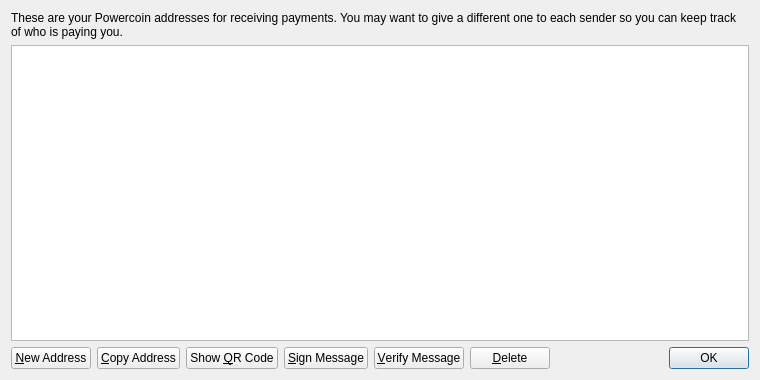
<?xml version="1.0" encoding="UTF-8"?>
<ui version="4.0">
 <class>AddressBookPage</class>
 <widget class="QWidget" name="AddressBookPage">
  <property name="geometry">
   <rect>
    <x>0</x>
    <y>0</y>
    <width>760</width>
    <height>380</height>
   </rect>
  </property>
  <property name="windowTitle">
   <string>Address Book</string>
  </property>
  <layout class="QVBoxLayout" name="verticalLayout">
   <item>
    <widget class="QLabel" name="labelExplanation">
     <property name="text">
      <string>These are your Powercoin addresses for receiving payments. You may want to give a different one to each sender so you can keep track of who is paying you.</string>
     </property>
     <property name="textFormat">
      <enum>Qt::PlainText</enum>
     </property>
     <property name="wordWrap">
      <bool>true</bool>
     </property>
    </widget>
   </item>
   <item>
    <widget class="QTableView" name="tableView">
     <property name="contextMenuPolicy">
      <enum>Qt::CustomContextMenu</enum>
     </property>
     <property name="toolTip">
      <string>Double-click to edit address or label</string>
     </property>
     <property name="tabKeyNavigation">
      <bool>false</bool>
     </property>
     <property name="alternatingRowColors">
      <bool>true</bool>
     </property>
     <property name="selectionMode">
      <enum>QAbstractItemView::SingleSelection</enum>
     </property>
     <property name="selectionBehavior">
      <enum>QAbstractItemView::SelectRows</enum>
     </property>
     <property name="sortingEnabled">
      <bool>true</bool>
     </property>
     <attribute name="verticalHeaderVisible">
      <bool>false</bool>
     </attribute>
    </widget>
   </item>
   <item>
    <layout class="QHBoxLayout" name="horizontalLayout">
     <item>
      <widget class="QPushButton" name="newAddressButton">
       <property name="toolTip">
        <string>Create a new address</string>
       </property>
       <property name="text">
        <string>&amp;New Address</string>
       </property>
       <property name="icon">
        <iconset resource="../bitcoin.qrc">
         <normaloff>:/icons/add</normaloff>:/icons/add</iconset>
       </property>
      </widget>
     </item>
     <item>
      <widget class="QPushButton" name="copyToClipboard">
       <property name="toolTip">
        <string>Copy the currently selected address to the system clipboard</string>
       </property>
       <property name="text">
        <string>&amp;Copy Address</string>
       </property>
       <property name="icon">
        <iconset resource="../bitcoin.qrc">
         <normaloff>:/icons/editcopy</normaloff>:/icons/editcopy</iconset>
       </property>
      </widget>
     </item>
     <item>
      <widget class="QPushButton" name="showQRCode">
       <property name="text">
        <string>Show &amp;QR Code</string>
       </property>
       <property name="icon">
        <iconset resource="../bitcoin.qrc">
         <normaloff>:/icons/qrcode</normaloff>:/icons/qrcode</iconset>
       </property>
      </widget>
     </item>
     <item>
      <widget class="QPushButton" name="signMessage">
       <property name="toolTip">
        <string>Sign a message to prove you own a Bitcoin address</string>
       </property>
       <property name="text">
        <string>&amp;Sign Message</string>
       </property>
       <property name="icon">
        <iconset resource="../bitcoin.qrc">
         <normaloff>:/icons/edit</normaloff>:/icons/edit</iconset>
       </property>
      </widget>
     </item>
     <item>
      <widget class="QPushButton" name="verifyMessage">
       <property name="toolTip">
        <string>Verify a message to ensure it was signed with a specified Bitcoin address</string>
       </property>
       <property name="text">
        <string>&amp;Verify Message</string>
       </property>
       <property name="icon">
        <iconset resource="../bitcoin.qrc">
         <normaloff>:/icons/transaction_0</normaloff>:/icons/transaction_0</iconset>
       </property>
      </widget>
     </item>
     <item>
      <widget class="QPushButton" name="deleteButton">
       <property name="toolTip">
        <string>Delete the currently selected address from the list. Only sending addresses can be deleted.</string>
       </property>
       <property name="text">
        <string>&amp;Delete</string>
       </property>
       <property name="icon">
        <iconset resource="../bitcoin.qrc">
         <normaloff>:/icons/remove</normaloff>:/icons/remove</iconset>
       </property>
      </widget>
     </item>
     <item>
      <spacer name="horizontalSpacer">
       <property name="orientation">
        <enum>Qt::Horizontal</enum>
       </property>
       <property name="sizeHint" stdset="0">
        <size>
         <width>40</width>
         <height>20</height>
        </size>
       </property>
      </spacer>
     </item>
     <item>
      <widget class="QDialogButtonBox" name="buttonBox">
       <property name="sizePolicy">
        <sizepolicy hsizetype="Maximum" vsizetype="Fixed">
         <horstretch>0</horstretch>
         <verstretch>0</verstretch>
        </sizepolicy>
       </property>
       <property name="standardButtons">
        <set>QDialogButtonBox::Ok</set>
       </property>
      </widget>
     </item>
    </layout>
   </item>
  </layout>
 </widget>
 <resources>
  <include location="../bitcoin.qrc"/>
 </resources>
 <connections/>
</ui>
